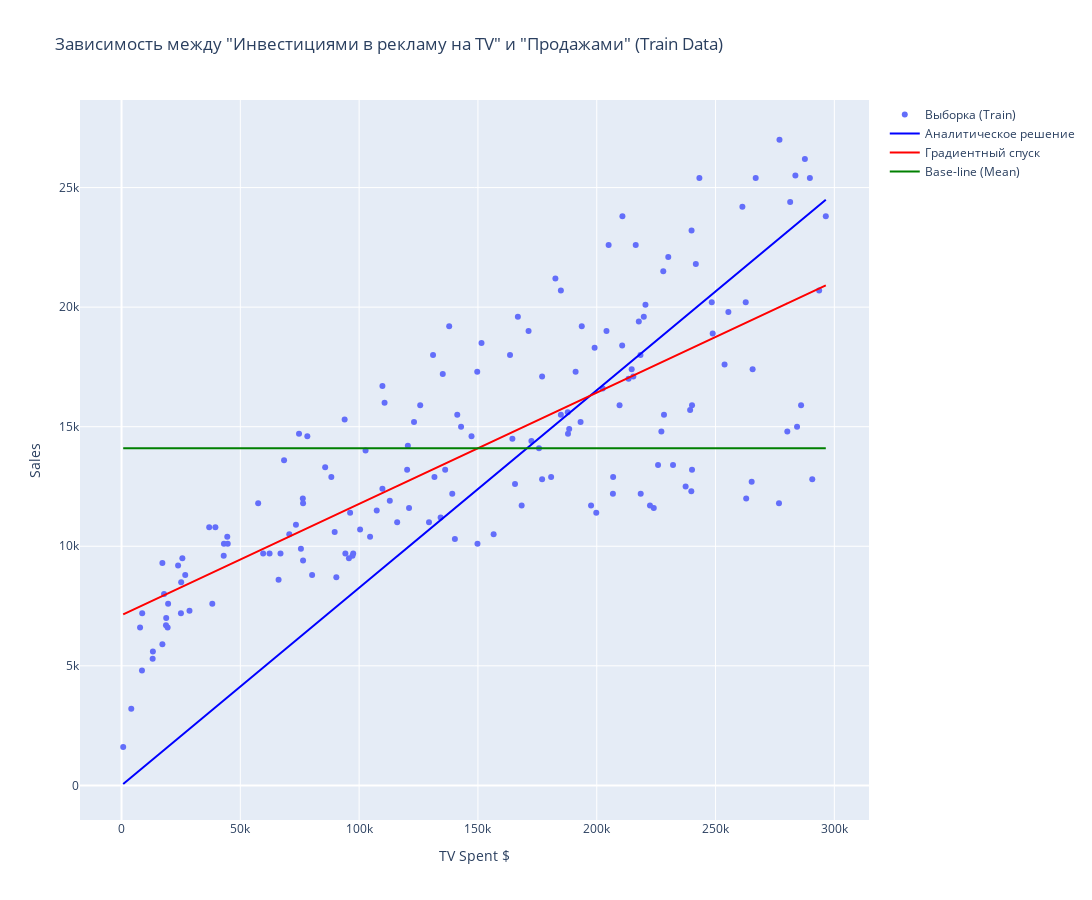

The cell this chart's notebook holds for it:
### Code cell
# визуализируем
fig = go.Figure()

fig.add_scatter(
    x=X_train, y=y_train, mode='markers',
    name='Выборка (Train)'
)

fig.add_scatter(
    x=X_train,
    y=preds_train_analytical,
    mode='lines',
    name='Аналитическое решение',
    line=dict(color='blue')
)

fig.add_scatter(
    x=X_train,
    y=preds_train_gradient,
    mode='lines',
    name='Градиентный спуск',
    line=dict(color='red')
)

fig.add_scatter(
    x=X_train,
    y=mean_preds_train,
    mode='lines',
    name='Base-line (Mean)',
    line=dict(color='green')
)

fig.update_layout(
    title='Зависимость между "Инвестициями в рекламу на TV" и "Продажами" (Train Data)',
    xaxis_title='TV Spent $',
    yaxis_title='Sales',
    height=900,
    width=1200,
)

fig.show()

### Figure 1 — Plotly figure (JSON) as saved in the notebook; plotly's stock layout.template omitted (floating-point values rounded to 4 significant figures; data arrays with more than 128 entries replaced by an {"elided": "..."} marker saying what was removed)
{"data": [{"mode": "markers", "name": "Выборка (Train)", "type": "scatter", "x": {"elided": "160 float values"}, "y": {"elided": "160 float values"}}, {"line": {"color": "blue"}, "mode": "lines", "name": "Аналитическое решение", "type": "scatter", "x": {"elided": "160 float values"}, "y": {"elided": "160 float values"}}, {"line": {"color": "red"}, "mode": "lines", "name": "Градиентный спуск", "type": "scatter", "x": {"elided": "160 float values"}, "y": {"elided": "160 float values"}}, {"line": {"color": "green"}, "mode": "lines", "name": "Base-line (Mean)", "type": "scatter", "x": {"elided": "160 float values"}, "y": {"elided": "160 float values"}}], "layout": {"height": 900, "title": {"text": "Зависимость между \"Инвестициями в рекламу на TV\" и \"Продажами\" (Train Data)"}, "width": 1200, "xaxis": {"title": {"text": "TV Spent $"}}, "yaxis": {"title": {"text": "Sales"}}}}
